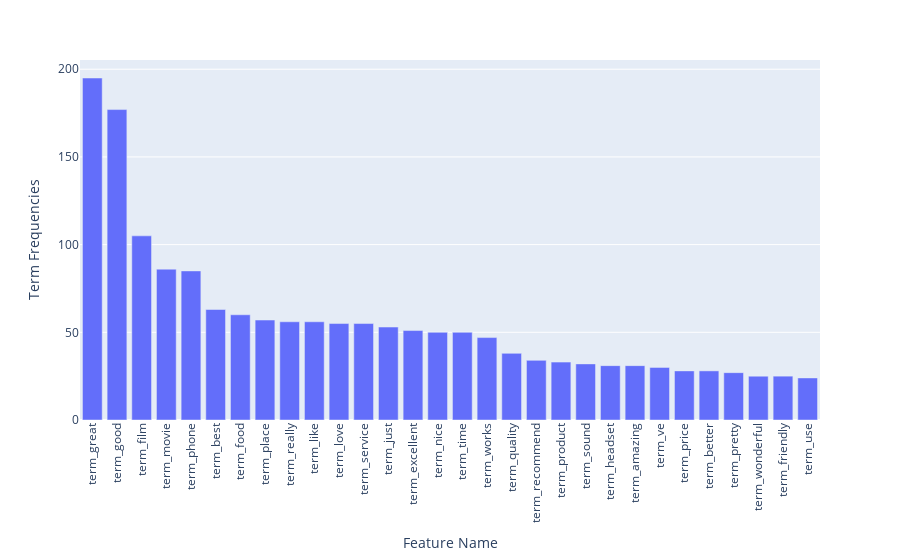

Notebook code for this chart:
### Code cell
# create a DataFrame for Plotly Express
data = {
    "Feature Name": ["term_"+str(count_vect.get_feature_names_out()[i]) for i in top30_terms_indices_pos],
    "Term Frequencies": term_frequencies_pos[top30_terms_indices_pos]
}
df = pd.DataFrame(data)

# create a bar plot using Plotly Express
fig = px.bar(df, x="Feature Name", y='Term Frequencies')
fig.update_xaxes(tickangle=-90)  # Rotate x-axis labels for readability

# set the figure's size
# fig.update_layout(width=1000, height=300)

# show the plot
fig.show()

### Figure 1 — Plotly figure (JSON) as saved in the notebook; plotly's stock layout.template omitted (floating-point values rounded to 4 significant figures)
{"data": [{"alignmentgroup": "True", "hovertemplate": "Feature Name=%{x}<br>Term Frequencies=%{y}<extra></extra>", "legendgroup": "", "marker": {"color": "#636efa", "pattern": {"shape": ""}}, "name": "", "offsetgroup": "", "orientation": "v", "showlegend": false, "textposition": "auto", "type": "bar", "x": ["term_great", "term_good", "term_film", "term_movie", "term_phone", "term_best", "term_food", "term_place", "term_really", "term_like", "term_love", "term_service", "term_just", "term_excellent", "term_nice", "term_time", "term_works", "term_quality", "term_recommend", "term_product", "term_sound", "term_headset", "term_amazing", "term_ve", "term_price", "term_better", "term_pretty", "term_wonderful", "term_friendly", "term_use"], "xaxis": "x", "y": [195, 177, 105, 86, 85, 63, 60, 57, 56, 56, 55, 55, 53, 51, 50, 50, 47, 38, 34, 33, 32, 31, 31, 30, 28, 28, 27, 25, 25, 24], "yaxis": "y"}], "layout": {"barmode": "relative", "legend": {"tracegroupgap": 0}, "margin": {"t": 60}, "xaxis": {"anchor": "y", "domain": [0, 1], "tickangle": -90, "title": {"text": "Feature Name"}}, "yaxis": {"anchor": "x", "domain": [0, 1], "title": {"text": "Term Frequencies"}}}}
